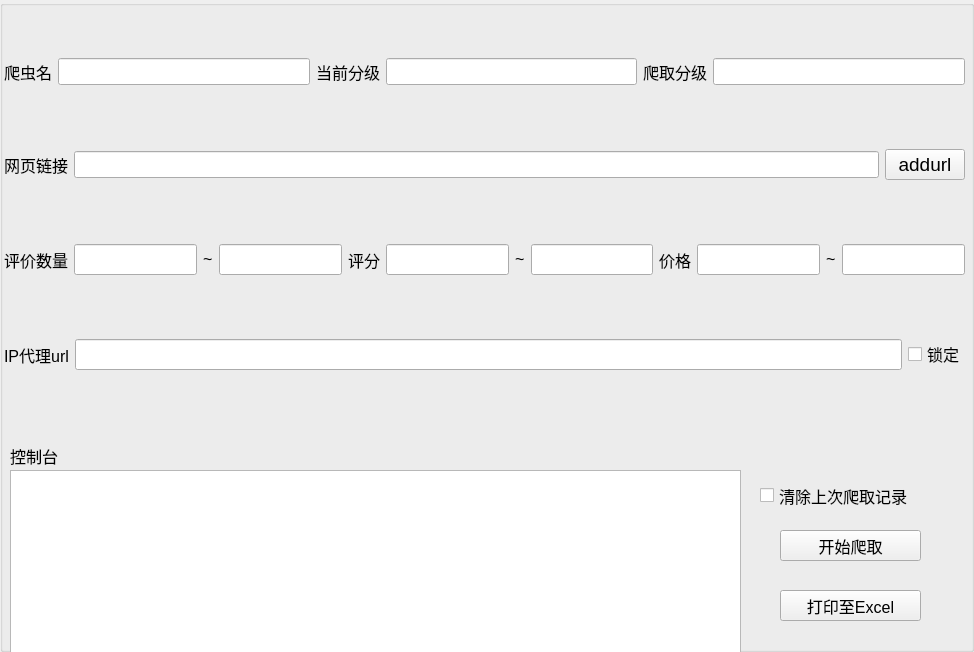
<?xml version="1.0" encoding="UTF-8"?>
<ui version="4.0">
 <class>GroupBox</class>
 <widget class="QGroupBox" name="GroupBox">
  <property name="geometry">
   <rect>
    <x>0</x>
    <y>0</y>
    <width>974</width>
    <height>652</height>
   </rect>
  </property>
  <property name="font">
   <font>
    <pointsize>12</pointsize>
   </font>
  </property>
  <property name="windowTitle">
   <string>GroupBox</string>
  </property>
  <widget class="QWidget" name="verticalLayoutWidget">
   <property name="geometry">
    <rect>
     <x>4</x>
     <y>0</y>
     <width>961</width>
     <height>431</height>
    </rect>
   </property>
   <layout class="QVBoxLayout" name="verticalLayout">
    <item>
     <layout class="QHBoxLayout" name="horizontalLayout">
      <item>
       <widget class="QLabel" name="label">
        <property name="font">
         <font>
          <pointsize>12</pointsize>
         </font>
        </property>
        <property name="text">
         <string>爬虫名</string>
        </property>
       </widget>
      </item>
      <item>
       <widget class="QLineEdit" name="lineEdit">
        <property name="font">
         <font>
          <pointsize>12</pointsize>
         </font>
        </property>
        <property name="text">
         <string/>
        </property>
       </widget>
      </item>
      <item>
       <widget class="QLabel" name="label_2">
        <property name="font">
         <font>
          <pointsize>12</pointsize>
         </font>
        </property>
        <property name="text">
         <string>当前分级</string>
        </property>
       </widget>
      </item>
      <item>
       <widget class="QLineEdit" name="lineEdit_3">
        <property name="font">
         <font>
          <pointsize>12</pointsize>
         </font>
        </property>
        <property name="text">
         <string/>
        </property>
       </widget>
      </item>
      <item>
       <widget class="QLabel" name="label_3">
        <property name="font">
         <font>
          <pointsize>12</pointsize>
         </font>
        </property>
        <property name="text">
         <string>爬取分级</string>
        </property>
       </widget>
      </item>
      <item>
       <widget class="QLineEdit" name="lineEdit_4">
        <property name="font">
         <font>
          <pointsize>12</pointsize>
         </font>
        </property>
        <property name="text">
         <string/>
        </property>
       </widget>
      </item>
     </layout>
    </item>
    <item>
     <layout class="QHBoxLayout" name="horizontalLayout_2">
      <item>
       <widget class="QLabel" name="label_4">
        <property name="font">
         <font>
          <pointsize>12</pointsize>
         </font>
        </property>
        <property name="text">
         <string>网页链接</string>
        </property>
       </widget>
      </item>
      <item>
       <widget class="QLineEdit" name="lineEdit_2">
        <property name="font">
         <font>
          <pointsize>12</pointsize>
         </font>
        </property>
        <property name="text">
         <string/>
        </property>
       </widget>
      </item>
      <item>
       <widget class="QPushButton" name="pushButton">
        <property name="font">
         <font>
          <pointsize>14</pointsize>
         </font>
        </property>
        <property name="text">
         <string>addurl</string>
        </property>
       </widget>
      </item>
     </layout>
    </item>
    <item>
     <layout class="QHBoxLayout" name="horizontalLayout_5">
      <item>
       <widget class="QLabel" name="label_6">
        <property name="font">
         <font>
          <pointsize>12</pointsize>
         </font>
        </property>
        <property name="text">
         <string>评价数量</string>
        </property>
       </widget>
      </item>
      <item>
       <widget class="QLineEdit" name="lineEdit_6">
        <property name="font">
         <font>
          <pointsize>14</pointsize>
         </font>
        </property>
        <property name="text">
         <string/>
        </property>
       </widget>
      </item>
      <item>
       <widget class="QLabel" name="label_9">
        <property name="font">
         <font>
          <pointsize>12</pointsize>
         </font>
        </property>
        <property name="text">
         <string>~</string>
        </property>
       </widget>
      </item>
      <item>
       <widget class="QLineEdit" name="lineEdit_9">
        <property name="sizePolicy">
         <sizepolicy hsizetype="Expanding" vsizetype="Fixed">
          <horstretch>0</horstretch>
          <verstretch>0</verstretch>
         </sizepolicy>
        </property>
        <property name="font">
         <font>
          <pointsize>14</pointsize>
         </font>
        </property>
        <property name="text">
         <string/>
        </property>
       </widget>
      </item>
      <item>
       <widget class="QLabel" name="label_10">
        <property name="font">
         <font>
          <pointsize>12</pointsize>
         </font>
        </property>
        <property name="text">
         <string>评分</string>
        </property>
       </widget>
      </item>
      <item>
       <widget class="QLineEdit" name="lineEdit_7">
        <property name="font">
         <font>
          <pointsize>14</pointsize>
         </font>
        </property>
        <property name="text">
         <string/>
        </property>
       </widget>
      </item>
      <item>
       <widget class="QLabel" name="label_11">
        <property name="font">
         <font>
          <pointsize>12</pointsize>
         </font>
        </property>
        <property name="text">
         <string>~</string>
        </property>
       </widget>
      </item>
      <item>
       <widget class="QLineEdit" name="lineEdit_8">
        <property name="font">
         <font>
          <pointsize>14</pointsize>
         </font>
        </property>
        <property name="text">
         <string/>
        </property>
       </widget>
      </item>
      <item>
       <widget class="QLabel" name="label_12">
        <property name="font">
         <font>
          <pointsize>12</pointsize>
         </font>
        </property>
        <property name="text">
         <string>价格</string>
        </property>
       </widget>
      </item>
      <item>
       <widget class="QLineEdit" name="lineEdit_10">
        <property name="font">
         <font>
          <pointsize>14</pointsize>
         </font>
        </property>
        <property name="text">
         <string/>
        </property>
       </widget>
      </item>
      <item>
       <widget class="QLabel" name="label_13">
        <property name="font">
         <font>
          <pointsize>12</pointsize>
         </font>
        </property>
        <property name="text">
         <string>~</string>
        </property>
       </widget>
      </item>
      <item>
       <widget class="QLineEdit" name="lineEdit_11">
        <property name="font">
         <font>
          <pointsize>14</pointsize>
         </font>
        </property>
        <property name="text">
         <string/>
        </property>
       </widget>
      </item>
     </layout>
    </item>
    <item>
     <layout class="QHBoxLayout" name="horizontalLayout_4">
      <item>
       <widget class="QLabel" name="label_5">
        <property name="font">
         <font>
          <pointsize>12</pointsize>
         </font>
        </property>
        <property name="text">
         <string>IP代理url</string>
        </property>
       </widget>
      </item>
      <item>
       <widget class="QLineEdit" name="lineEdit_5">
        <property name="font">
         <font>
          <pointsize>14</pointsize>
         </font>
        </property>
        <property name="text">
         <string/>
        </property>
       </widget>
      </item>
      <item>
       <widget class="QCheckBox" name="checkBox">
        <property name="text">
         <string>锁定</string>
        </property>
       </widget>
      </item>
     </layout>
    </item>
   </layout>
  </widget>
  <widget class="QTextEdit" name="textEdit">
   <property name="geometry">
    <rect>
     <x>10</x>
     <y>470</y>
     <width>731</width>
     <height>191</height>
    </rect>
   </property>
  </widget>
  <widget class="QLabel" name="label_7">
   <property name="geometry">
    <rect>
     <x>10</x>
     <y>440</y>
     <width>71</width>
     <height>31</height>
    </rect>
   </property>
   <property name="text">
    <string>控制台</string>
   </property>
  </widget>
  <widget class="QCheckBox" name="checkBox_2">
   <property name="geometry">
    <rect>
     <x>760</x>
     <y>480</y>
     <width>191</width>
     <height>31</height>
    </rect>
   </property>
   <property name="text">
    <string>清除上次爬取记录</string>
   </property>
  </widget>
  <widget class="QPushButton" name="pushButton_2">
   <property name="geometry">
    <rect>
     <x>780</x>
     <y>530</y>
     <width>141</width>
     <height>31</height>
    </rect>
   </property>
   <property name="text">
    <string>开始爬取</string>
   </property>
  </widget>
  <widget class="QPushButton" name="pushButton_3">
   <property name="geometry">
    <rect>
     <x>780</x>
     <y>590</y>
     <width>141</width>
     <height>31</height>
    </rect>
   </property>
   <property name="text">
    <string>打印至Excel</string>
   </property>
  </widget>
 </widget>
 <resources/>
 <connections/>
</ui>
